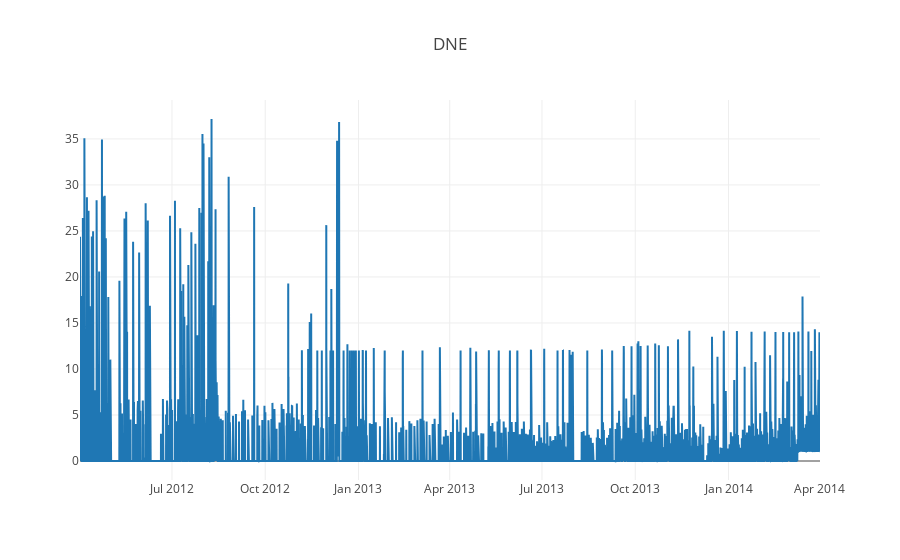

This figure's notebook cell:
### Markdown cell above
## Analysis
***

### Code cell
plotly.offline.init_notebook_mode(connected=True)
electricity_data, appliances= read_electricity_p(appliances = ['DNE'])


date = electricity_data.index.values
appliance_consumption = {}
appliance_traces ={}

for appliance in appliances:
    appliance_consumption[appliance] = electricity_data[appliance].values



for appliance in appliances:
    appliance_traces[appliance] = go.Scatter(
                                x = date,
                                y = appliance_consumption[appliance],
                                mode = 'lines',
                                name = 'lines')


for appliance in appliances:
    layout = go.Layout(title = appliance)
    fig = go.Figure(data=[appliance_traces[appliance]], layout=layout)
    plotly.offline.iplot(fig,filename = 'styling_names')

### Figure 1 — Plotly figure (JSON) as saved in the notebook; plotly's stock layout.template omitted (floating-point values rounded to 4 significant figures; data arrays with more than 128 entries replaced by an {"elided": "..."} marker saying what was removed)
{"data": [{"mode": "lines", "name": "lines", "type": "scatter", "uid": "e73086ae-d8d1-11e8-99ca-fa163e0fbb40", "x": {"elided": "17520 str values"}, "y": {"elided": "17520 float values"}}], "layout": {"title": "DNE"}}
